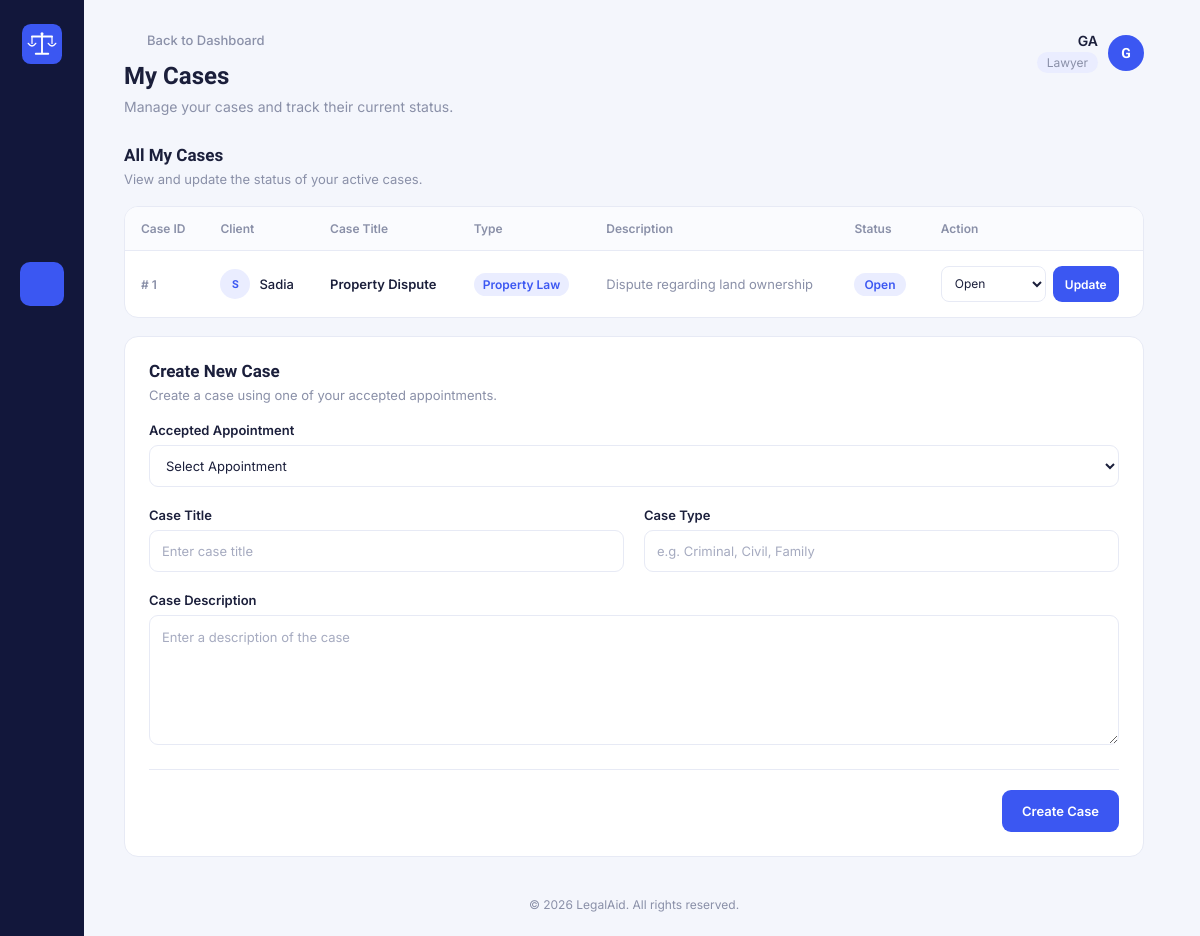
Page /My_Project/views/lawyer/cases.php (signed in) on the committed database.
### tables this page shows
CREATE TABLE `cases` (
  `case_id` int(11) NOT NULL,
  `client_id` int(11) NOT NULL,
  `lawyer_id` int(11) NOT NULL,
  `appointment_id` int(11) NOT NULL,
  `case_title` varchar(150) NOT NULL,
  `case_type` varchar(100) NOT NULL,
  `case_description` text NOT NULL,
  `status` varchar(30) NOT NULL,
  `created_at` timestamp NOT NULL DEFAULT current_timestamp() ON UPDATE current_timestamp()
);

CREATE TABLE `users` (
  `user_id` int(11) NOT NULL,
  `name` varchar(100) NOT NULL,
  `email` varchar(100) NOT NULL,
  `password` varchar(255) NOT NULL,
  `phone` varchar(20) DEFAULT NULL,
  `role` varchar(20) NOT NULL,
  `created_at` timestamp NOT NULL DEFAULT current_timestamp() ON UPDATE current_timestamp(),
  `status` varchar(20) NOT NULL DEFAULT 'active'
);

### My_Project/views/lawyer/cases.php (the view, shortened to what this page needs)
<?php
include("../../db.php");
$lawyer_user_id = $_SESSION["id"];
$username = $_SESSION["username"];
function icon($name)
{
    $icons = [
        'home' =>
        '<path d="M4 11.5 12 5l8 6.5"/>
         <path d="M6 10v9a1 1 0 0 0 1 1h4v-6h2v6h4a1 1 0 0 0 1-1-1v-9"/>',
        'user' =>
        '<circle cx="12" cy="8" r="3.5"/>
         <path d="M5 20c1.2-3.6 4-5.5 7-5.5s5.8 1.9 7 5.5"/>',
        'calendar' =>
        '<rect x="4" y="5.5" width="16" height="14.5" rx="2"/>
         <path d="M4 10h16M8 3.5v3M16 3.5v3"/>',
        'briefcase' =>
        '<rect x="3.5" y="8" width="17" height="11" rx="2"/>
         <path d="M8.5 8V6a2 2 0 0 1 2-2h3a2 2 0 0 1 2 2v2"/>
         <path d="M3.5 13h17"/>',
        'chart' =>
        '<path d="M4 20V10M11 20V4M18 20v-7"/>
         <path d="M2.5 20.5h19"/>',
        'back' =>
        '<path d="M19 12H5"/>
         <path d="m12 19-7-7 7-7"/>',
        'logout' =>
        '<path d="M9 21H5a2 2 0 0 1-2-2V5a2 2 0 0 1 2-2h4"/>
         <path d="M16 17l5-5-5-5"/>
         <path d="M21 12H9"/>'
    ];
    $body = $icons[$name] ?? '';
    return '<svg viewBox="0 0 24 24"
        fill="none"
        stroke="currentColor"
        stroke-width="1.7"
        stroke-linecap="round"
        stroke-linejoin="round">' . $body . '</svg>';
}
$sql2 = "SELECT lawyer_id
         FROM lawyer_profiles
         WHERE user_id='$lawyer_user_id'";
$result2 = mysqli_query($conn, $sql2);
$lawyer = mysqli_fetch_assoc($result2);
if(!$lawyer)
{
    $lawyer_id = 0;
}
else
{
    $lawyer_id = $lawyer["lawyer_id"];
}
$sql = "SELECT cases.*,
        users.name AS client_name
        FROM cases
        JOIN users
        ON cases.client_id=users.user_id
        WHERE cases.lawyer_id='$lawyer_id'
        ORDER BY cases.case_id DESC";
$result = mysqli_query($conn, $sql);
?>
<!DOCTYPE html>
<html lang="en">
<head>
<link rel="stylesheet"
      href="cases.css">
</head>
<body>
<div class="app">
    <nav class="sidebar">
        <a class="sidebar-logo"
           href="../../dashboard.php">
            <img src="../../logo/logo-icon.svg"
                 alt="LegalAid">
        </a>
        <ul class="sidebar-nav">
            <li title="Dashboard">
                <a href="../../dashboard.php">
                    <?php echo icon('home'); ?>
                </a>
            </li>
            <li title="My Profile">
                <a href="profile.php">
                    <?php echo icon('user'); ?>
                </a>
            </li>
            <li title="Appointments">
                <a href="appointments.php">
                    <?php echo icon('calendar'); ?>
                </a>
            </li>
            <li class="active"
                title="My Cases">
                <a href="cases.php">
                    <?php echo icon('briefcase'); ?>
                </a>
            </li>
            <li title="Reports">
                <a href="reports.php">
                    <?php echo icon('chart'); ?>
                </a>
            </li>
        </ul>
        <div class="sidebar-bottom">
            <a href="../../logout.php"
               title="Logout">
                <?php echo icon('logout'); ?>
            </a>
        </div>
    </nav>
    <main class="main">
        <header class="topbar">
            <div class="page-heading">
                <a class="back-link"
                   href="../../dashboard.php">
                    <?php echo icon('back'); ?>
                    Back to Dashboard
                </a>
                <h1>
                    My Cases
                </h1>
                <p class="subtitle">
                    Manage your cases and track their current status.
                </p>
            </div>
            <div class="account">
                <div class="account-info">
                    <span class="account-name">
                        <?php
                        echo htmlspecialchars($username);
                        ?>
                    </span>
                    <span class="account-role">
                        Lawyer
                    </span>
                </div>
                <div class="avatar">
                    <?php
                    echo strtoupper(
                        substr($username, 0, 1)
                    );
                    ?>
                </div>
            </div>
        </header>
        <section class="section-block">
            <div class="section-header">
                <div>
                    <h3>
                        All My Cases
                    </h3>
                    <p>
                        View and update the status of your active cases.
                    </p>
                </div>
            </div>
            <section class="results-card">
                <div class="table-wrapper">
                    <table>
                        <thead>
                            <tr>
                                <th>
                                    Case ID
                                </th>
                                <th>
                                    Client
                                </th>
                                <th>
                                    Case Title
                                </th>
                                <th>
                                    Type
                                </th>
                                <th>
                                    Description
                                </th>
                                <th>
                                    Status
                                </th>
                                <th>
                                    Action
                                </th>
                            </tr>
                        </thead>
                        <tbody>
                        <?php
                        if(
                            mysqli_num_rows($result) > 0
                        ):
                            while(
                                $row =
                                mysqli_fetch_assoc($result)
                            ):
                        ?>
                        <tr>
                            <td>
                                <span class="case-id">
                                    #
                                    <?php
                                    echo htmlspecialchars(
                                        $row["case_id"]
                                    );
                                    ?>
                                </span>
                            </td>
                            <td>
                                <div class="person-cell">
                                    <span class="person-avatar">
                                        <?php
                                        echo strtoupper(
                                            substr(
                                                $row["client_name"],
                                                0,
                                                1
                                            )
                                        );
                                        ?>
                                    </span>
                                    <span>
                                        <?php
                                        echo htmlspecialchars(
                                            $row["client_name"]
                                        );
                                        ?>
                                    </span>
                                </div>
                            </td>
                            <td>
                                <strong>
                                    <?php
                                    echo htmlspecialchars(
                                        $row["case_title"]
                                    );
                                    ?>
                                </strong>
                            </td>
                            <td>
                                <span class="tag">
                                    <?php
                                    echo htmlspecialchars(
                                        $row["case_type"]
                                    );
                                    ?>
                                </span>
                            </td>
                            <td class="description-cell">
                                <?php
                                echo htmlspecialchars(
                                    $row["case_description"]
                                );
                                ?>
                            </td>
                            <td>
                                <span class="status-tag">
                                    <?php
                                    echo htmlspecialchars(
                                        $row["status"]
                                    );
                                    ?>
                                </span>
                            </td>
                            <td class="action-cell">
                                <form method="post"
                                      class="status-form">
                                    <select
                                        name="status"
                                        class="status-select"
                                    >
                                        <option
                                            value="Open"
                                            <?php
                                            if(
                                                $row["status"] ==
                                                "Open"
                                            )
                                            {
                                                echo "selected";
                                            }
                                            ?>
                                        >
                                            Open
                                        </option>
                                    </select>
                                    <button
                                        type="submit"
                                        name="update"
                                        class="button button-small"
                                    >
                                        Update
                                    </button>
                                </form>
                            </td>
                        </tr>
                        <?php
                            endwhile;
                        endif;
                        ?>
                        </tbody>
                    </table>
                </div>
            </section>
        </section>
        <section class="create-card">
            <div class="section-header">
                <div>
                    <h3>
                        Create New Case
                    </h3>
                    <p>
                        Create a case using one of your accepted appointments.
                    </p>
                </div>
            </div>
            <form method="post"
                  class="case-form">
                <div class="form-group full-width">
                    <label for="appointment_id">
                        Accepted Appointment
                    </label>
                    <select
                        name="appointment_id"
                        id="appointment_id"
                        required
                    >
                        <option value="">
                            Select Appointment
                        </option>
                    </select>
                </div>
                <div class="form-row">
                    <div class="form-group">
                        <label for="case_title">
                            Case Title
                        </label>
                        <input
                            type="text"
                            name="case_title"
                            id="case_title"
                            placeholder="Enter case title"
                            required
                        >
                    </div>
                    <div class="form-group">
                        <label for="case_type">
                            Case Type
                        </label>
                        <input
                            type="text"
                            name="case_type"
                            id="case_type"
                            placeholder="e.g. Criminal, Civil, Family"
                            required
                        >
                    </div>
                </div>
                <div class="form-group">
                    <label for="case_description">
                        Case Description
                    </label>
                    <textarea
                        name="case_description"
                        id="case_description"
                        rows="5"
                        placeholder="Enter a description of the case"
                        required
                    ></textarea>
                </div>
                <div class="form-actions">
                    <button
                        type="submit"
                        name="create"
                        class="button button-primary"
                    >
                        Create Case
                    </button>
                </div>
            </form>
        </section>
        <footer class="footer">
            &copy;
            <?php
            echo date("Y");
            ?>
            LegalAid. All rights reserved.
        </footer>
    </main>
</div>
</body>
</html>

### rows in the picture
cases: case_id "1", users.name "S", users.name "Sadia", case_title "Property Dispute", case_type "Property Law", case_description "Dispute regarding land ownership", status "Open"

### other values in the picture
$username "GA"
substr($username, 0, 1) "G"
